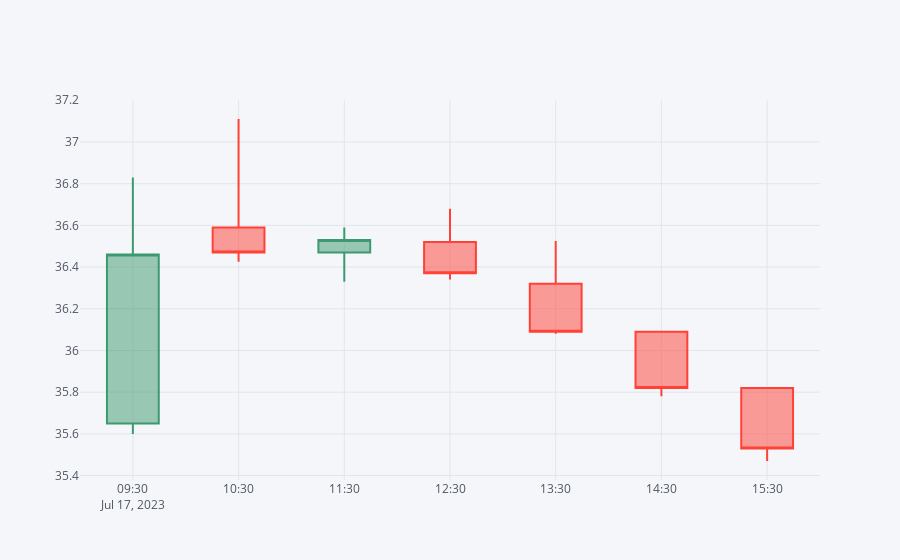

The notebook cell saved with this chart:
### Code cell
# plot candle of a day for VTYX
vtyx.loc["2023-07-17", :].iplot(kind="candle")

### Figure 1 — Plotly figure (JSON) as saved in the notebook; plotly's stock layout.template omitted (floating-point values rounded to 4 significant figures)
{"data": [{"close": [36.46, 36.47, 36.53, 36.37, 36.09, 35.82, 35.53], "high": [36.83, 37.11, 36.59, 36.68, 36.53, 36.09, 35.82], "low": [35.6, 36.42, 36.33, 36.34, 36.08, 35.78, 35.47], "open": [35.65, 36.59, 36.47, 36.52, 36.32, 36.09, 35.82], "showlegend": false, "type": "candlestick", "x": ["2023-07-17 09:30:00", "2023-07-17 10:30:00", "2023-07-17 11:30:00", "2023-07-17 12:30:00", "2023-07-17 13:30:00", "2023-07-17 14:30:00", "2023-07-17 15:30:00"], "yaxis": "y2"}], "layout": {"legend": {"bgcolor": "#F5F6F9", "font": {"color": "#4D5663"}}, "paper_bgcolor": "#F5F6F9", "plot_bgcolor": "#F5F6F9", "title": {"font": {"color": "#4D5663"}}, "xaxis": {"gridcolor": "#E1E5ED", "rangeslider": {"visible": false}, "showgrid": true, "tickfont": {"color": "#4D5663"}, "title": {"font": {"color": "#4D5663"}, "text": ""}, "zerolinecolor": "#E1E5ED"}, "yaxis": {"gridcolor": "#E1E5ED", "showgrid": true, "showticklabels": false, "tickfont": {"color": "#4D5663"}, "title": {"font": {"color": "#4D5663"}, "text": ""}, "zerolinecolor": "#E1E5ED"}, "yaxis2": {"gridcolor": "#E1E5ED", "showgrid": true, "tickfont": {"color": "#4D5663"}, "title": {"font": {"color": "#4D5663"}, "text": ""}, "zerolinecolor": "#E1E5ED"}}}
